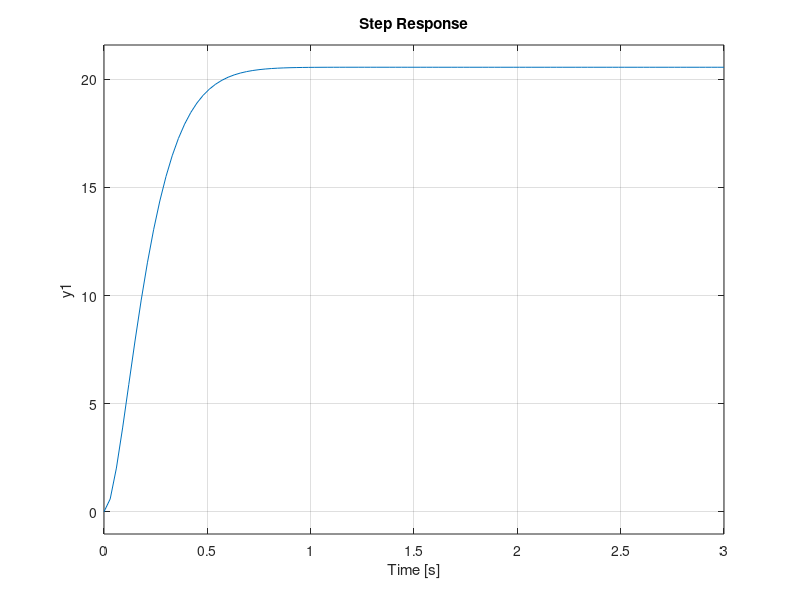
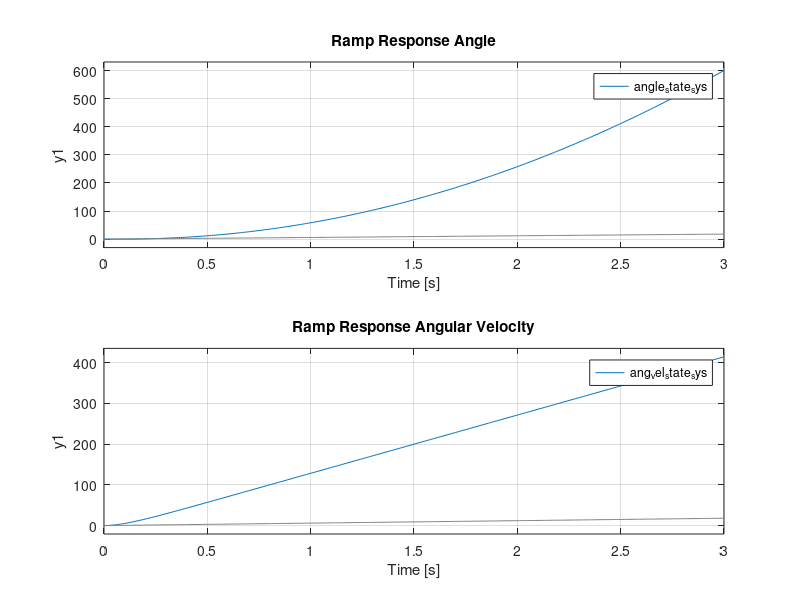
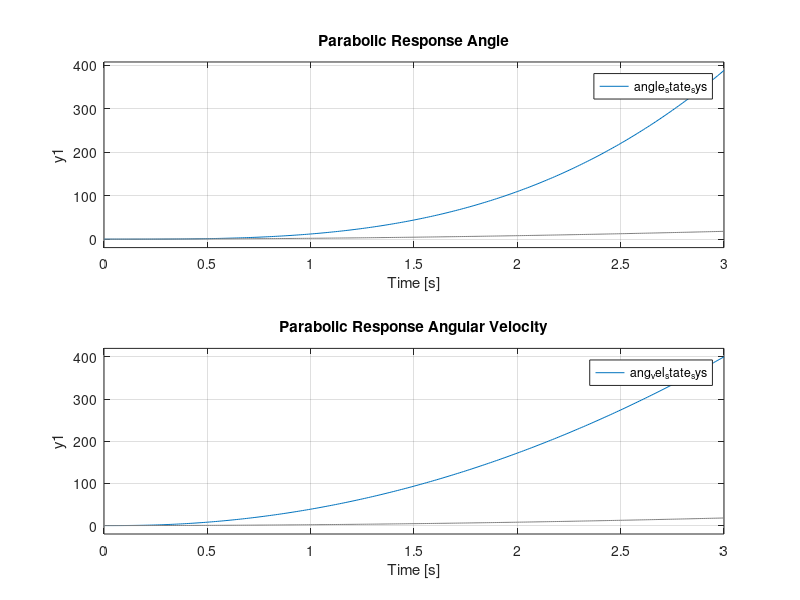

These charts were generated, in order, by the following MATLAB code: (Note: this script raises an error after producing the figures.)
K_t = 0.042;        % Torque Coefficient
K_b = 0.042;        % Back Emf Constant
R_a = 8.4;          % Resistance

J_r = 4.9e-6;       % Inertia of rotor
J_m = 0.6e-6;       % Inertia of attachment module
J_d = 1.6e-5;       % Inertia of disc attachment

J = J_r+J_m+J_d;    % Total inertia

% Transfer function for angle
angle_sys = tf(K_t/(R_a*J),[1, (K_t*K_b)/(J*R_a), 0]);

% Transfer function for angular velocity
ang_vel_sys = tf(K_t/(R_a*J), [1, (K_t*K_b)/(J*R_a)]);

% State space for angle
A = [0 1 ; 0 -(K_t*K_b)/(J*R_a)];
B = [0 ; 1];
C = [K_t/(R_a*J) 0];
D = 0;
angle_state_sys = ss(A, B, C, D)

% State space for angular velocity
A = -(K_t*K_b)/(J*R_a);
B = 1;
C = K_t/(R_a*J);
D = 0;
ang_vel_state_sys = ss(A, B, C, D);

% STEP PLOTS
%Config = RespConfig('Amplitude',18);

actual_system = tf(75.829*370/18,[1,16.667,75.829]);

f1 = figure(1);
subplot(2,1,1)
step(angle_state_sys, 3)
title('Step Response Angle')
subplot(2,1,2)
hold on
step(ang_vel_state_sys,3)
title('Step Response Angular Velocity')
step(actual_system, 3)
hold off

% RAMP PLOTS
t=0:0.01:3;
u = t*18/3;

f2 = figure(2);
subplot(2,1,1)
lsim(angle_state_sys,u,t)
title('Ramp Response Angle')
subplot(2,1,2)
lsim(ang_vel_state_sys,u,t)
title('Ramp Response Angular Velocity')

% PARABOLIC PLOTS
t=0:0.01:3;
u = t.^2*2;

f3 = figure(3);
subplot(2,1,1)
lsim(angle_state_sys,u,t)
title('Parabolic Response Angle')
subplot(2,1,2)
lsim(ang_vel_state_sys,u,t)
title('Parabolic Response Angular Velocity')

% Position Windows
f1.Position = [50,100,400,600];
f2.Position = [500,100,400,600];
f3.Position = [950,100,400,600];


% CONTROLLERS!!!!!!!!!

% Pole Placement Controller
Config = RespConfig('Amplitude',18);

A = [0 1 ; 0 -(K_t*K_b)/(J*R_a)];
B = [0 ; K_t/(R_a*J)];
C = [1 0];
D = 0;

poles=[-8+8.392j, -8-8.392j];
K = acker(A,B,poles)

A_cl = A - B*K;
cl_sys = ss(A_cl,B,C,D);

% Forward gain to reduce state space error
Kr = 1/dcgain(cl_sys)
B_cl = Kr*B;

cl_c_sys = ss(A_cl,B_cl,C,D);

f4 = figure(4);
step(cl_c_sys,3)
title('Step Response Closed Loop')
